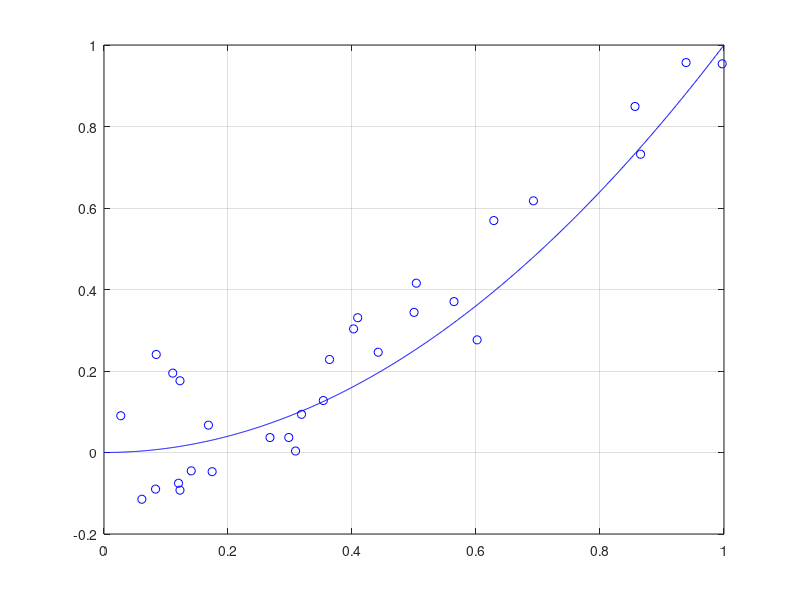

Source code (MATLAB):
%% Init
clear
close all
clc

%% Problem
% Generate the X
nt = 1000;
xt = linspace(0,1,nt)';

% Generate the y
yt = xt .^ 2;

% Plot
figure, hold on, box on, grid on;
plot(xt, yt, 'b');

%% Sampling
sigma = 0.1; % Noise dampening
n = 30;
x = rand(n, 1); % n rows 1 column
y = x .^2 + sigma * randn(size(x)); % y + some gaussian noise

plot(x,y,'ob'); % Blue circles

%% Learning
maxp = n - 1;
mX = zeros(n, maxp+1);  
for j = 1:maxp+1
    mX(:,j) = x .^ (j-1);
end
fX = zeros(nt, maxp+1);  
for j = 1:maxp+1
    fX(:,j) = xt .^ (j-1);
end

for p = 0:maxp
    c = (mX(:,1:p+1)' * mX(:,1:p+1))\mX(:,1:p+1)'* y;
    
    fY = fX(:,1:p+1) * c;
    err_oracle = mean(abs(yt - fY));
    
    fY = mX(:,1:p+1) * c;
    err_training_set = mean(abs(y - fY));
    
    fprintf("%d ERR(oracle): %.2e ERR(training set): %.2e\n", p, err_oracle, err_training_set);
end